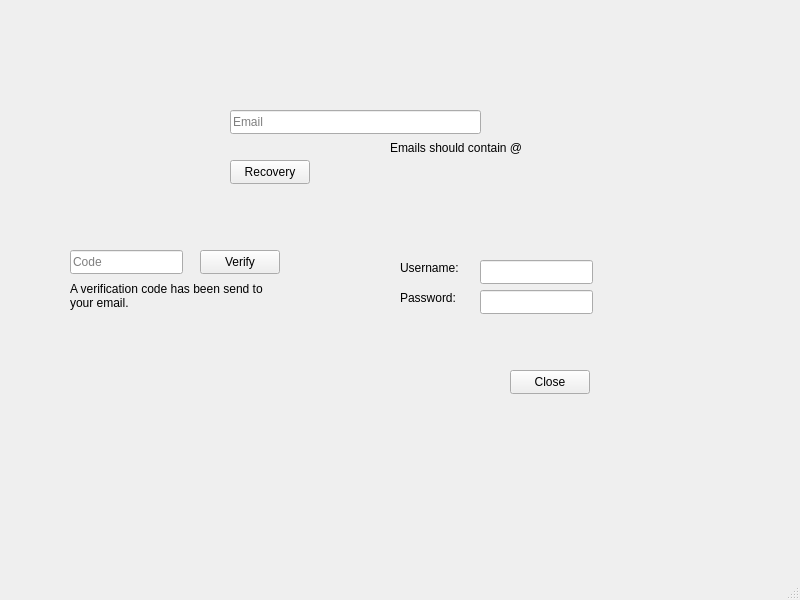
<?xml version="1.0" encoding="UTF-8"?>
<ui version="4.0">
 <class>AccountRecovery</class>
 <widget class="QMainWindow" name="AccountRecovery">
  <property name="geometry">
   <rect>
    <x>0</x>
    <y>0</y>
    <width>800</width>
    <height>600</height>
   </rect>
  </property>
  <property name="windowTitle">
   <string>MainWindow</string>
  </property>
  <widget class="QWidget" name="centralwidget">
   <widget class="QLineEdit" name="usernameDisplay_LineEdit">
    <property name="geometry">
     <rect>
      <x>480</x>
      <y>260</y>
      <width>113</width>
      <height>24</height>
     </rect>
    </property>
    <property name="readOnly">
     <bool>true</bool>
    </property>
   </widget>
   <widget class="QLineEdit" name="verificationCode_LineEdit">
    <property name="geometry">
     <rect>
      <x>70</x>
      <y>250</y>
      <width>113</width>
      <height>24</height>
     </rect>
    </property>
    <property name="placeholderText">
     <string>Code</string>
    </property>
   </widget>
   <widget class="QPushButton" name="recovery_PushButton">
    <property name="geometry">
     <rect>
      <x>230</x>
      <y>160</y>
      <width>80</width>
      <height>24</height>
     </rect>
    </property>
    <property name="text">
     <string>Recovery</string>
    </property>
   </widget>
   <widget class="QLabel" name="usernameDisplay_Lable">
    <property name="geometry">
     <rect>
      <x>400</x>
      <y>260</y>
      <width>61</width>
      <height>16</height>
     </rect>
    </property>
    <property name="text">
     <string>Username:</string>
    </property>
   </widget>
   <widget class="QPushButton" name="returnToMainWindow_PushButton">
    <property name="geometry">
     <rect>
      <x>510</x>
      <y>370</y>
      <width>80</width>
      <height>24</height>
     </rect>
    </property>
    <property name="text">
     <string>Close</string>
    </property>
   </widget>
   <widget class="QLineEdit" name="emailInput">
    <property name="geometry">
     <rect>
      <x>230</x>
      <y>110</y>
      <width>251</width>
      <height>24</height>
     </rect>
    </property>
    <property name="toolTip">
     <string/>
    </property>
    <property name="accessibleName">
     <string/>
    </property>
    <property name="autoFillBackground">
     <bool>false</bool>
    </property>
    <property name="inputMask">
     <string/>
    </property>
    <property name="text">
     <string/>
    </property>
    <property name="placeholderText">
     <string>Email</string>
    </property>
   </widget>
   <widget class="QPushButton" name="verificationCode_PushButton">
    <property name="geometry">
     <rect>
      <x>200</x>
      <y>250</y>
      <width>80</width>
      <height>24</height>
     </rect>
    </property>
    <property name="text">
     <string>Verify</string>
    </property>
   </widget>
   <widget class="QLabel" name="passwordDisplay_Lable">
    <property name="geometry">
     <rect>
      <x>400</x>
      <y>290</y>
      <width>61</width>
      <height>16</height>
     </rect>
    </property>
    <property name="text">
     <string>Password:</string>
    </property>
   </widget>
   <widget class="QLabel" name="emailContainAtSign_Lable">
    <property name="geometry">
     <rect>
      <x>390</x>
      <y>140</y>
      <width>131</width>
      <height>16</height>
     </rect>
    </property>
    <property name="text">
     <string>Emails should contain @</string>
    </property>
   </widget>
   <widget class="QLineEdit" name="passwordDisplay_LineEdit">
    <property name="geometry">
     <rect>
      <x>480</x>
      <y>290</y>
      <width>113</width>
      <height>24</height>
     </rect>
    </property>
    <property name="readOnly">
     <bool>true</bool>
    </property>
   </widget>
   <widget class="QLabel" name="verificationCode_Lable">
    <property name="geometry">
     <rect>
      <x>70</x>
      <y>280</y>
      <width>201</width>
      <height>31</height>
     </rect>
    </property>
    <property name="text">
     <string>A verification code has been send to your email.</string>
    </property>
    <property name="wordWrap">
     <bool>true</bool>
    </property>
   </widget>
  </widget>
  <widget class="QMenuBar" name="menubar">
   <property name="geometry">
    <rect>
     <x>0</x>
     <y>0</y>
     <width>800</width>
     <height>21</height>
    </rect>
   </property>
  </widget>
  <widget class="QStatusBar" name="statusbar"/>
 </widget>
 <tabstops>
  <tabstop>emailInput</tabstop>
  <tabstop>recovery_PushButton</tabstop>
  <tabstop>verificationCode_LineEdit</tabstop>
  <tabstop>verificationCode_PushButton</tabstop>
  <tabstop>usernameDisplay_LineEdit</tabstop>
  <tabstop>passwordDisplay_LineEdit</tabstop>
  <tabstop>returnToMainWindow_PushButton</tabstop>
 </tabstops>
 <resources/>
 <connections/>
</ui>
